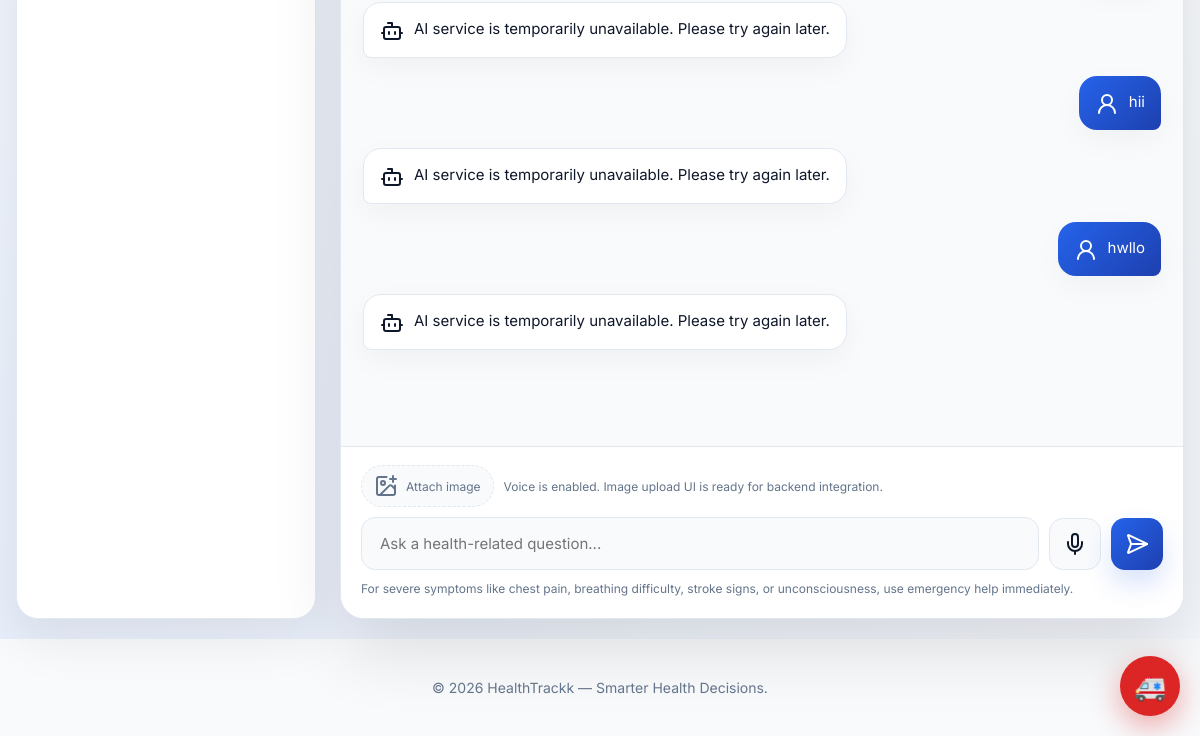
The page /chatbot (signed in, lower part) on the database as committed earlier.
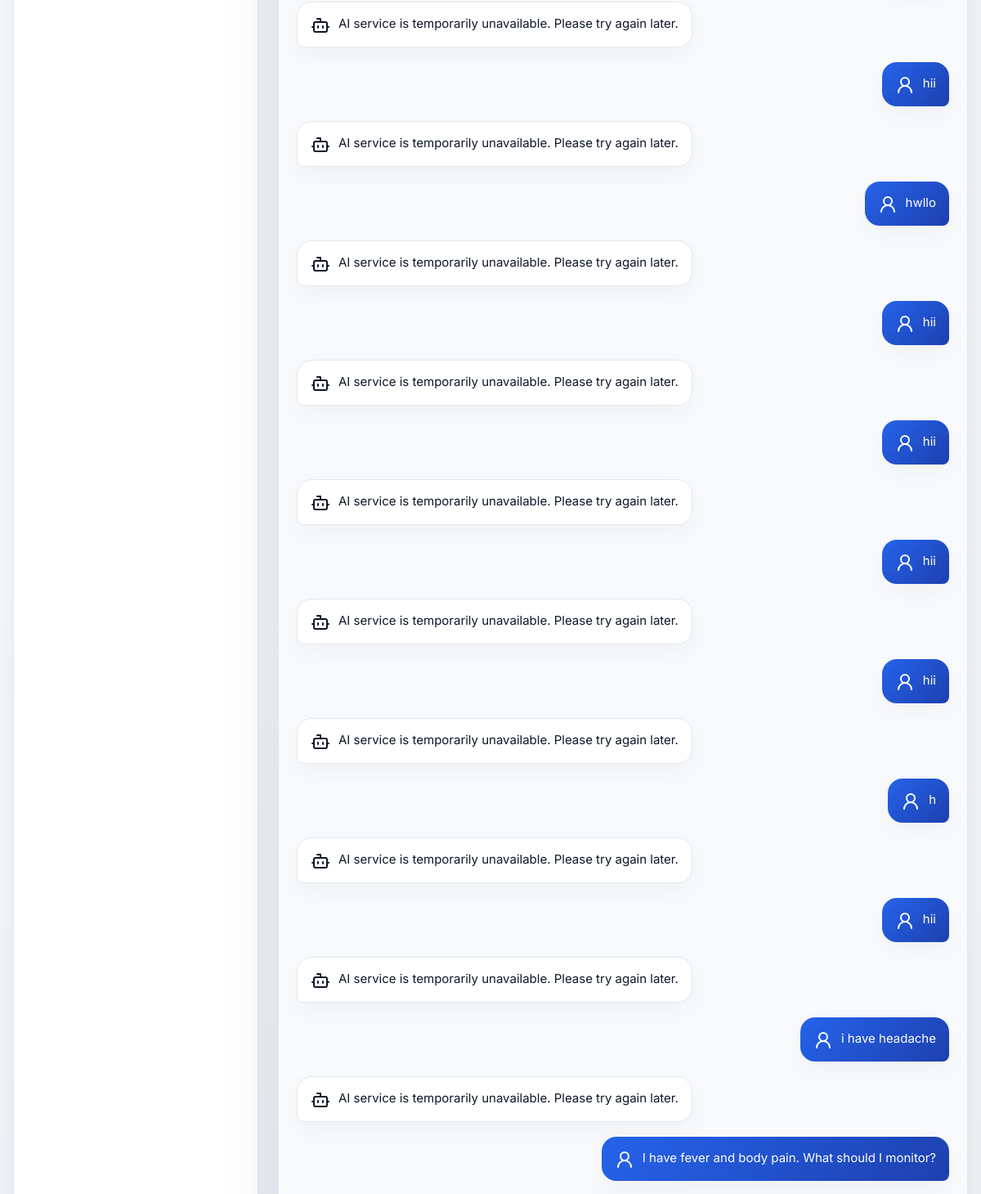
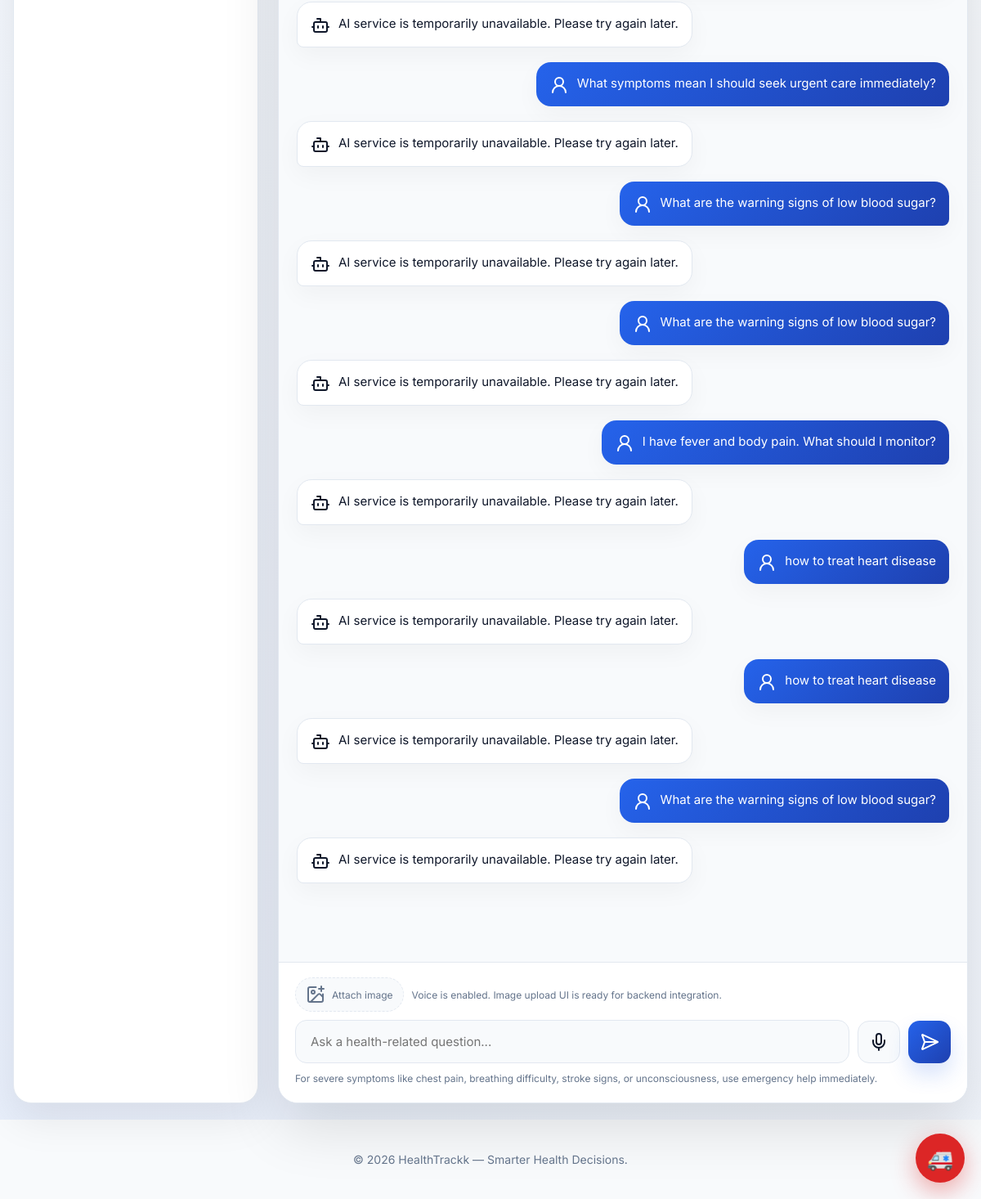
The same page on the database as committed later (2 pictures, top to bottom).
### tables this page shows
CREATE TABLE chatbot_history (
    chat_id INTEGER PRIMARY KEY AUTOINCREMENT,
    user_id INTEGER,
    user_message TEXT,
    bot_response TEXT,
    timestamp DATETIME DEFAULT CURRENT_TIMESTAMP,
    FOREIGN KEY (user_id) REFERENCES users(user_id)
);

### app.py (the view, shortened to what this page needs)
@app.route("/chatbot", methods=["GET", "POST"])
@login_required
def chatbot():
    conn = get_db()
    cursor = conn.cursor()
    cursor.execute("""
        SELECT user_message, bot_response
        FROM chatbot_history
        WHERE user_id = ?
        ORDER BY rowid ASC
    """, (session["user_id"],))
    chats = cursor.fetchall()
    conn.close()
    return render_template("chatbot.html", chats=chats)

### app.py (called while the page is built)
@app.context_processor
def inject_translator():
    return dict(t=t)

def get_locale():
    return session.get("lang", "en")

def get_db():
    conn = sqlite3.connect(DATABASE)
    conn.row_factory = sqlite3.Row
    return conn

def login_required(f):
    @wraps(f)
    def decorated_function(*args, **kwargs):
        if "user_id" not in session:
            return redirect(url_for("login"))
        return f(*args, **kwargs)
    return decorated_function

### templates/chatbot.html (shortened to what this page needs)
{% extends "base.html" %}
{% block content %}
<div class="chat-section">
    <div class="chat-shell">
        <aside class="chat-sidebar">
        </aside>
        <div class="chat-container">
            <div class="chat-body" id="chatBody">
                {% if chats and chats|length > 0 %}
                    {% for chat in chats %}
                        <div class="message-row user-row">
                            <div class="message user">
                                <div class="message-icon">
                                    <i data-lucide="user-round"></i>
                                </div>
                                <div class="message-text">{{ chat[0] }}</div>
                            </div>
                        </div>
                        <div class="message-row bot-row">
                            <div class="message bot">
                                <div class="message-icon">
                                    <i data-lucide="bot"></i>
                                </div>
                                <div class="message-text">{{ chat[1] }}</div>
                            </div>
                        </div>
                    {% endfor %}
                {% endif %}
            </div>
            <form id="chatForm" class="chat-form">
                <div class="chat-tools">
                    <div class="chat-tools-left">
                        <label class="upload-chip" for="imageInput">
                            <i data-lucide="image-plus"></i>
                            <span>Attach image</span>
                        </label>
                        <span class="chat-tools-note">Voice is enabled. Image upload UI is ready for backend integration.</span>
                    </div>
                </div>
                <div class="chat-input-wrapper">
                    <input
                        type="text"
                        id="chatInput"
                        name="message"
                        placeholder="Ask a health-related question..."
                        required
                        class="chat-input"
                    >
                    <button type="button" id="voiceBtn" class="icon-btn voice-btn" title="Voice input">
                        <i data-lucide="mic"></i>
                    </button>
                    <button type="submit" class="send-btn" title="Send message">
                        <i data-lucide="send-horizontal"></i>
                    </button>
                </div>
                <div class="chat-disclaimer">
                    For severe symptoms like chest pain, breathing difficulty, stroke signs, or unconsciousness, use emergency help immediately.
                </div>
            </form>
        </div>
    </div>
</div>
{% endblock %}

### templates/base.html (shortened to what this page needs)
<!DOCTYPE html>
<html lang="en">
<head>
</head>
<body>
{% block content %}{% endblock %}
<footer>
    {{ _("© 2026 HealthTrackk — Smarter Health Decisions.") }}
</footer>
<button class="floating-emergency" onclick="openEmergencyModal()">
    🚑
</button>
</body>
</html>

### templates/base.html (style rules this page uses)
:root { --primary: #1E3A8A; --primary-strong: #2563EB; --primary-glow: #38BDF8; --accent: #0EA5A4; --bg: #F8FAFC; --card: #FFFFFF; --text: #0F172A; --text-light: #64748B; --border: #E2E8F0; }
* { margin: 0; padding: 0; box-sizing: border-box; font-family: 'Inter', sans-serif; transition: background 0.3s ease, color 0.3s ease; }
body { background: var(--bg); color: var(--text); min-height: 100vh; }
footer { padding: 40px 0; text-align: center; font-size: 14px; color: var(--text-light); }
.floating-emergency { position: fixed; bottom: 20px; right: 20px; width: 60px; height: 60px; border-radius: 50%; background: #DC2626; color: white; font-size: 26px; border: none; cursor: pointer; z-index: 9999; box-shadow: 0 10px 30px rgba(220,38,38,0.4); transition: 0.3s ease; }

### templates/chatbot.html (style rules this page uses)
.chat-section { min-height: calc(100vh - 140px); padding: 20px 16px; display: flex; justify-content: center; align-items: flex-start; background: radial-gradient(circle at top right, rgba(14,165,164,0.08), transparent 28%), radial-gradient(circle at bottom left, rgba(37,99,235,0.08), transparent 30%); }
.chat-shell { width: 100%; max-width: 1180px; display: grid; grid-template-columns: 300px minmax(0, 1fr); gap: 24px; align-items: stretch; }
.chat-sidebar { min-width: 0; background: var(--card); border: 1px solid var(--border); border-radius: 22px; box-shadow: 0 20px 50px rgba(0,0,0,0.08); padding: 22px; display: flex; flex-direction: column; gap: 20px; height: calc(100vh - 180px); min-height: 620px; max-height: calc(100vh - 180px); overflow: hidden; }
.chat-container { width: 100%; height: calc(100vh - 180px); min-height: 620px; max-height: calc(100vh - 180px); min-width: 0; background: var(--card); border-radius: 24px; border: 1px solid var(--border); box-shadow: 0 30px 70px rgba(0,0,0,0.12); display: flex; flex-direction: column; overflow: hidden; }
.chat-body { flex: 1; min-height: 0; padding: 24px 22px; overflow-y: auto; overflow-x: hidden; background: var(--bg); scroll-behavior: smooth; }
.message-row.user-row { justify-content: flex-end; }
.message-row.bot-row { justify-content: flex-start; }
.user { background: linear-gradient(135deg,#2563EB,#1E40AF); color: white; border-bottom-right-radius: 8px; }
.bot { background: var(--card); border: 1px solid var(--border); border-bottom-left-radius: 8px; }
.chat-form { border-top: 1px solid var(--border); padding: 18px 20px 20px; background: var(--card); flex-shrink: 0; }
.chat-tools { display: flex; justify-content: space-between; align-items: center; margin-bottom: 10px; gap: 12px; flex-wrap: wrap; }
.chat-tools-left { display: flex; align-items: center; gap: 10px; flex-wrap: wrap; }
.chat-tools-note { font-size: 12px; color: var(--text-light); }
.upload-chip { display: inline-flex; align-items: center; gap: 8px; border: 1px dashed var(--border); border-radius: 999px; padding: 8px 12px; font-size: 12px; color: var(--text-light); background: var(--bg); cursor: pointer; }
.chat-input-wrapper { display: flex; gap: 10px; align-items: center; }
.chat-input { flex: 1; min-width: 0; padding: 16px 18px; border-radius: 14px; border: 1px solid var(--border); background: var(--bg); color: var(--text); outline: none; font-size: 15px; }
.icon-btn, .send-btn { width: 52px; height: 52px; border-radius: 14px; border: none; cursor: pointer; display: flex; align-items: center; justify-content: center; transition: 0.22s ease; flex-shrink: 0; }
.icon-btn { background: var(--bg); color: var(--text); border: 1px solid var(--border); }
.send-btn { background: linear-gradient(135deg,#2563EB,#1E40AF); color: white; box-shadow: 0 14px 26px rgba(37,99,235,0.18); }
.chat-disclaimer { margin-top: 10px; font-size: 12px; color: var(--text-light); line-height: 1.5; }

Rows that differ between the two databases and show on the page:
added chatbot_history: user_message "hii", bot_response "AI service is temporarily unavailable. Please try again later."
added chatbot_history: user_message "hii", bot_response "AI service is temporarily unavailable. Please try again later."
added chatbot_history: user_message "hii", bot_response "AI service is temporarily unavailable. Please try again later."
added chatbot_history: user_message "hii", bot_response "AI service is temporarily unavailable. Please try again later."
added chatbot_history: user_message "h", bot_response "AI service is temporarily unavailable. Please try again later."
added chatbot_history: user_message "hii", bot_response "AI service is temporarily unavailable. Please try again later."
added chatbot_history: user_message "i have headache", bot_response "AI service is temporarily unavailable. Please try again later."
added chatbot_history: user_message "I have fever and body pain. What should I monitor?", bot_response "AI service is temporarily unavailable. Please try again later."
added chatbot_history: user_message "What symptoms mean I should seek urgent care immediately?", bot_response "AI service is temporarily unavailable. Please try again later."
added chatbot_history: user_message "What are the warning signs of low blood sugar?", bot_response "AI service is temporarily unavailable. Please try again later."
added chatbot_history: user_message "What are the warning signs of low blood sugar?", bot_response "AI service is temporarily unavailable. Please try again later."
added chatbot_history: user_message "I have fever and body pain. What should I monitor?", bot_response "AI service is temporarily unavailable. Please try again later."
added chatbot_history: user_message "how to treat heart disease", bot_response "AI service is temporarily unavailable. Please try again later."
added chatbot_history: user_message "how to treat heart disease", bot_response "AI service is temporarily unavailable. Please try again later."
added chatbot_history: user_message "What are the warning signs of low blood sugar?", bot_response "AI service is temporarily unavailable. Please try again later."
